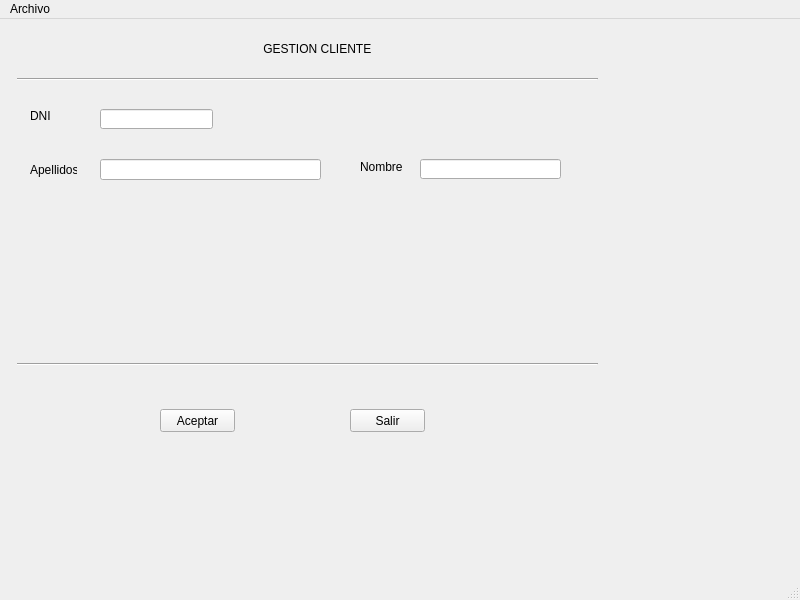
<?xml version="1.0" encoding="UTF-8"?>
<ui version="4.0">
 <class>MainWindow</class>
 <widget class="QMainWindow" name="MainWindow">
  <property name="geometry">
   <rect>
    <x>0</x>
    <y>0</y>
    <width>800</width>
    <height>600</height>
   </rect>
  </property>
  <property name="windowTitle">
   <string>MainWindow</string>
  </property>
  <widget class="QWidget" name="centralwidget">
   <widget class="QPushButton" name="btnAceptar">
    <property name="geometry">
     <rect>
      <x>160</x>
      <y>390</y>
      <width>75</width>
      <height>23</height>
     </rect>
    </property>
    <property name="text">
     <string>Aceptar</string>
    </property>
   </widget>
   <widget class="QPushButton" name="btnSalir">
    <property name="geometry">
     <rect>
      <x>350</x>
      <y>390</y>
      <width>75</width>
      <height>23</height>
     </rect>
    </property>
    <property name="text">
     <string>Salir</string>
    </property>
   </widget>
   <widget class="QLineEdit" name="editApel">
    <property name="geometry">
     <rect>
      <x>100</x>
      <y>140</y>
      <width>221</width>
      <height>21</height>
     </rect>
    </property>
   </widget>
   <widget class="QLineEdit" name="editDni">
    <property name="geometry">
     <rect>
      <x>100</x>
      <y>90</y>
      <width>113</width>
      <height>20</height>
     </rect>
    </property>
   </widget>
   <widget class="QLineEdit" name="editNome">
    <property name="geometry">
     <rect>
      <x>420</x>
      <y>140</y>
      <width>141</width>
      <height>20</height>
     </rect>
    </property>
   </widget>
   <widget class="QLabel" name="lblApel">
    <property name="geometry">
     <rect>
      <x>30</x>
      <y>140</y>
      <width>47</width>
      <height>21</height>
     </rect>
    </property>
    <property name="text">
     <string>Apellidos</string>
    </property>
   </widget>
   <widget class="QLabel" name="lblDni">
    <property name="geometry">
     <rect>
      <x>30</x>
      <y>90</y>
      <width>47</width>
      <height>13</height>
     </rect>
    </property>
    <property name="text">
     <string>DNI</string>
    </property>
   </widget>
   <widget class="QLabel" name="lblNome">
    <property name="geometry">
     <rect>
      <x>360</x>
      <y>140</y>
      <width>47</width>
      <height>16</height>
     </rect>
    </property>
    <property name="text">
     <string>Nombre</string>
    </property>
   </widget>
   <widget class="Line" name="lineInf">
    <property name="geometry">
     <rect>
      <x>17</x>
      <y>330</y>
      <width>581</width>
      <height>31</height>
     </rect>
    </property>
    <property name="orientation">
     <enum>Qt::Horizontal</enum>
    </property>
   </widget>
   <widget class="Line" name="lineSup">
    <property name="geometry">
     <rect>
      <x>17</x>
      <y>50</y>
      <width>581</width>
      <height>20</height>
     </rect>
    </property>
    <property name="orientation">
     <enum>Qt::Horizontal</enum>
    </property>
   </widget>
   <widget class="QLabel" name="lblTitle">
    <property name="geometry">
     <rect>
      <x>250</x>
      <y>20</y>
      <width>121</width>
      <height>20</height>
     </rect>
    </property>
    <property name="text">
     <string>    GESTION CLIENTES</string>
    </property>
   </widget>
   <widget class="QLabel" name="lblValido">
    <property name="geometry">
     <rect>
      <x>230</x>
      <y>90</y>
      <width>47</width>
      <height>13</height>
     </rect>
    </property>
    <property name="font">
     <font>
      <family>Forte</family>
      <pointsize>14</pointsize>
     </font>
    </property>
    <property name="text">
     <string/>
    </property>
   </widget>
  </widget>
  <widget class="QMenuBar" name="menubar">
   <property name="enabled">
    <bool>true</bool>
   </property>
   <property name="geometry">
    <rect>
     <x>0</x>
     <y>0</y>
     <width>800</width>
     <height>21</height>
    </rect>
   </property>
   <widget class="QMenu" name="menuArchivo">
    <property name="title">
     <string>Archivo</string>
    </property>
    <addaction name="actionSalir"/>
   </widget>
   <addaction name="menuArchivo"/>
  </widget>
  <widget class="QStatusBar" name="statusbar"/>
  <action name="actionSalir">
   <property name="text">
    <string>Salir</string>
   </property>
   <property name="shortcut">
    <string>Ctrl+S</string>
   </property>
  </action>
 </widget>
 <resources/>
 <connections/>
</ui>
